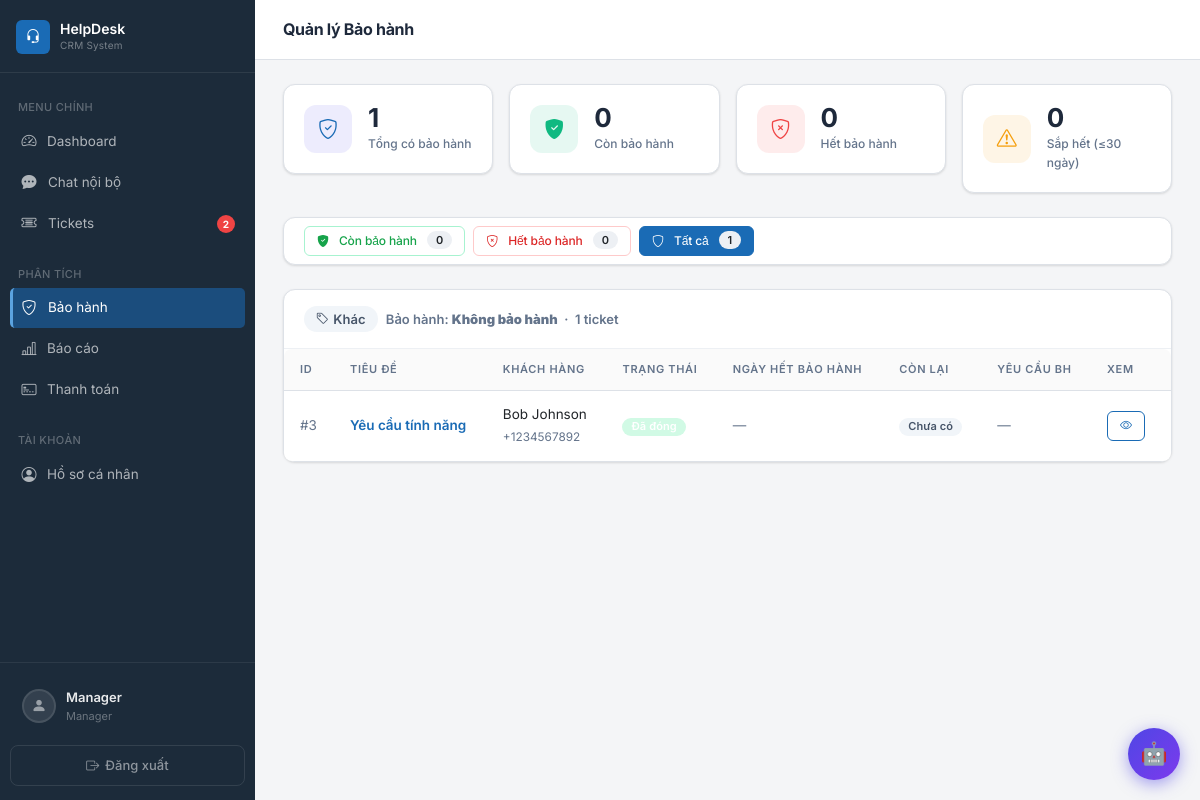
The page /warranty.php?filter=all (signed in) on the database its author committed.
### tables this page shows
CREATE TABLE IF NOT EXISTS users (
    id INT AUTO_INCREMENT PRIMARY KEY,
    username VARCHAR(50) NOT NULL UNIQUE,
    password VARCHAR(255) NOT NULL,
    fullname VARCHAR(100) NOT NULL,
    email VARCHAR(100) NOT NULL UNIQUE,
    phone VARCHAR(20),
    avatar VARCHAR(255) DEFAULT NULL,
    role_id INT NOT NULL,
    status ENUM('active', 'inactive') DEFAULT 'active',
    created_at TIMESTAMP DEFAULT CURRENT_TIMESTAMP,
    FOREIGN KEY (role_id) REFERENCES roles(id) ON DELETE CASCADE
);

CREATE TABLE IF NOT EXISTS roles (
    id INT AUTO_INCREMENT PRIMARY KEY,
    name VARCHAR(50) NOT NULL UNIQUE,
    hierarchy_level TINYINT UNSIGNED NOT NULL DEFAULT 99
);

CREATE TABLE IF NOT EXISTS tickets (
    id INT AUTO_INCREMENT PRIMARY KEY,
    title VARCHAR(255) NOT NULL,
    description TEXT,
    customer_name VARCHAR(100) NOT NULL,
    customer_email VARCHAR(100) NOT NULL,
    customer_phone VARCHAR(20),
    customer_address VARCHAR(255),
    category_id INT NOT NULL,
    priority_id INT NOT NULL,
    status_id INT NOT NULL,
    assigned_to INT,
    created_by INT NOT NULL,
    due_date DATE DEFAULT NULL,
    warranty_end_date DATE DEFAULT NULL,
    warranty_claim_id INT DEFAULT NULL,
    created_at TIMESTAMP DEFAULT CURRENT_TIMESTAMP,
    updated_at TIMESTAMP DEFAULT CURRENT_TIMESTAMP ON UPDATE CURRENT_TIMESTAMP,
    FOREIGN KEY (category_id) REFERENCES categories(id) ON DELETE CASCADE,
    FOREIGN KEY (priority_id) REFERENCES priorities(id) ON DELETE CASCADE,
    FOREIGN KEY (status_id)   REFERENCES statuses(id) ON DELETE CASCADE,
    FOREIGN KEY (assigned_to) REFERENCES users(id) ON DELETE SET NULL,
    FOREIGN KEY (created_by)  REFERENCES users(id) ON DELETE CASCADE
);

CREATE TABLE IF NOT EXISTS statuses (
    id INT AUTO_INCREMENT PRIMARY KEY,
    name VARCHAR(50) NOT NULL UNIQUE,
    color VARCHAR(20) NOT NULL
);

### warranty.php (the view, shortened to what the rows shown need)
<?php
require_once 'includes/auth.php';
require_once 'models/Ticket.php';
requireLogin();
$ticketModel = new Ticket();
$filter = in_array($_GET['filter'] ?? '', ['active','expired','all']) ? ($_GET['filter'] ?? 'active') : 'active';
$warranties = $ticketModel->getWarrantyList($filter);
$grouped = [];
foreach ($warranties as $w) {
    $type = in_array($w['category_type'], ['hardware','software','other']) ? $w['category_type'] : 'other';
    $grouped[$type][] = $w;
}
$typeLabels = ['hardware' => 'Phần cứng', 'software' => 'Phần mềm', 'other' => 'Khác'];
$typeColors = ['hardware' => 'primary', 'software' => 'success', 'other' => 'secondary'];
$typeIcons  = ['hardware' => 'bi-cpu', 'software' => 'bi-code-slash', 'other' => 'bi-tag'];
$allAll     = $ticketModel->getWarrantyList('all');
include 'includes/header.php';
?>
<?php if (empty($warranties)): ?>
<div class="card">
    <div class="card-body text-center py-5 text-muted">
        <i class="bi bi-shield-slash" style="font-size:48px;opacity:.3"></i>
        <p class="mt-3 mb-0">Không có dữ liệu bảo hành.</p>
    </div>
</div>
<?php else: ?>
<?php
$typeOrder = ['hardware','software','other'];
foreach ($typeOrder as $type):
    if (empty($grouped[$type])) continue;
    $rows = $grouped[$type];
    $label = $typeLabels[$type];
    $color = $typeColors[$type];
    $icon  = $typeIcons[$type];
    $wMonths = $rows[0]['warranty_months'];
?>
<div class="card mb-4">
    <div class="card-header d-flex align-items-center justify-content-between">
        <div class="d-flex align-items-center gap-2">
            <span class="badge bg-<?php echo $color; ?> d-flex align-items-center gap-1" style="font-size:13px;padding:6px 12px;">
                <i class="<?php echo $icon; ?>"></i> <?php echo $label; ?>
            </span>
            <span class="text-muted" style="font-size:13px;">
                Bảo hành: <strong><?php echo $wMonths > 0 ? $wMonths . ' tháng' : 'Không bảo hành'; ?></strong>
                &nbsp;·&nbsp; <?php echo count($rows); ?> ticket
            </span>
        </div>
    </div>
    <div class="table-responsive">
        <table class="table table-hover mb-0" style="font-size:13.5px;">
            <thead>
                <tr>
                    <th style="width:50px">ID</th>
                    <th>Tiêu đề</th>
                    <th>Khách hàng</th>
                    <th>Trạng thái</th>
                    <th>Ngày hết bảo hành</th>
                    <th>Còn lại</th>
                    <th>Yêu cầu BH</th>
                    <th style="width:80px">Xem</th>
                </tr>
            </thead>
            <tbody>
                <?php foreach ($rows as $w):
                    $hasWarranty = !empty($w['warranty_end_date']);
                    $daysLeft = $hasWarranty ? (int)ceil((strtotime($w['warranty_end_date']) - strtotime('today')) / 86400) : null;
                    $isExpired = $hasWarranty && $daysLeft < 0;
                    $rowClass = !$hasWarranty ? '' : ($isExpired ? 'table-light' : ($daysLeft <= 7 ? 'table-warning' : ''));
                ?>
                <tr class="<?php echo $rowClass; ?>">
                    <td class="text-muted">#<?php echo $w['id']; ?></td>
                    <td>
                        <a href="tickets.php?action=view&id=<?php echo $w['id']; ?>" class="fw-semibold text-decoration-none">
                            <?php echo htmlspecialchars($w['title']); ?>
                        </a>
                    </td>
                    <td>
                        <div><?php echo htmlspecialchars($w['customer_name']); ?></div>
                        <?php if (!empty($w['customer_phone'])): ?>
                            <small class="text-muted"><?php echo htmlspecialchars($w['customer_phone']); ?></small>
                        <?php endif; ?>
                    </td>
                    <td>
                        <span class="badge" style="background:<?php echo htmlspecialchars($w['status_color'] ?? '#6c757d'); ?>;color:#fff;">
                            <?php echo htmlspecialchars($w['status_name']); ?>
                        </span>
                    </td>
                    <td>
                        <?php echo $hasWarranty ? date('d/m/Y', strtotime($w['warranty_end_date'])) : '<span class="text-muted">—</span>'; ?>
                    </td>
                    <td>
                        <?php if (!$hasWarranty): ?>
                            <span class="badge bg-secondary">Chưa có</span>
                        <?php elseif ($isExpired): ?>
                            <span class="badge bg-danger">Hết hạn <?php echo abs($daysLeft); ?> ngày trước</span>
                        <?php elseif ($daysLeft <= 30): ?>
                            <span class="badge bg-warning text-dark">Còn <?php echo $daysLeft; ?> ngày</span>
                        <?php else: ?>
                            <span class="badge bg-success">Còn <?php echo $daysLeft; ?> ngày</span>
                        <?php endif; ?>
                    </td>
                    <td>
                        <?php if (!empty($w['warranty_claim_id'])): ?>
                            <a href="tickets.php?action=view&id=<?php echo (int)$w['warranty_claim_id']; ?>"
                               class="badge bg-warning text-dark text-decoration-none">
                                <i class="bi bi-ticket me-1"></i>#<?php echo (int)$w['warranty_claim_id']; ?>
                            </a>
                        <?php else: ?>
                            <span class="text-muted">—</span>
                        <?php endif; ?>
                    </td>
                    <td>
                        <a href="tickets.php?action=view&id=<?php echo $w['id']; ?>"
                           class="btn btn-sm btn-outline-primary" title="Xem chi tiết">
                            <i class="bi bi-eye"></i>
                        </a>
                    </td>
                </tr>
                <?php endforeach; ?>
            </tbody>
        </table>
    </div>
</div>
<?php endforeach; ?>
<?php endif; ?>
<?php include 'includes/footer.php'; ?>

### includes/header.php (shortened to what the rows shown need)
<!DOCTYPE html>
<html lang="vi">
<head>
    <link href="assets/css/bootstrap.min.css" rel="stylesheet">
    <link href="assets/icons/bootstrap-icons.css" rel="stylesheet">
</head>
<body>
<nav class="sidebar" id="sidebar">
    <div class="sidebar-footer">
        <a href="profile.php" class="sidebar-user">
            <div class="sidebar-user-info">
                <div class="sidebar-user-name"><?php echo htmlspecialchars(getUserDisplayName()); ?></div>
                <div class="sidebar-user-role"><?php echo htmlspecialchars(getUserRoleDisplayName()); ?></div>
            </div>
        </a>
    </div>
</nav>
<div class="main-content">
    <div class="page-content">

### rows shown on the page
users: fullname "Manager", role.name "Manager"
tickets: id "3", title "Yêu cầu tính năng", customer_name "Bob Johnson", customer_phone "+1234567892", status.name "Đã đóng", shows "Chưa có"

### other values the page prints
$_sidebarBadge "2"
$pageTitle "Quản lý Bảo hành"
count($allAll) "1"
count($allActive) "0"
count($allExpired) "0"
count($expiringSoon) "0"
$label "Khác"
count($rows) "1"
